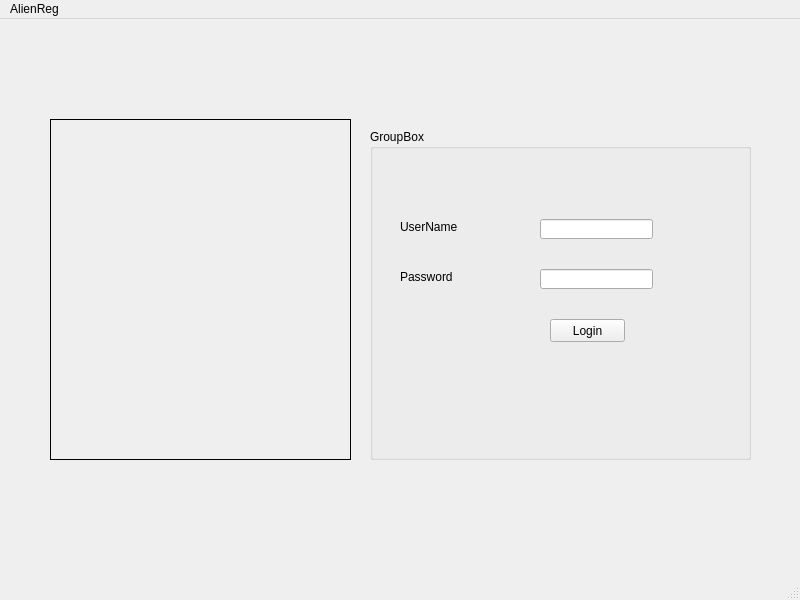
<?xml version="1.0" encoding="UTF-8"?>
<ui version="4.0">
 <class>MainWindow</class>
 <widget class="QMainWindow" name="MainWindow">
  <property name="geometry">
   <rect>
    <x>0</x>
    <y>0</y>
    <width>800</width>
    <height>600</height>
   </rect>
  </property>
  <property name="windowTitle">
   <string>MainWindow</string>
  </property>
  <widget class="QWidget" name="centralwidget">
   <widget class="QGroupBox" name="groupBox">
    <property name="geometry">
     <rect>
      <x>370</x>
      <y>110</y>
      <width>381</width>
      <height>331</height>
     </rect>
    </property>
    <property name="title">
     <string>GroupBox</string>
    </property>
    <widget class="QLabel" name="label">
     <property name="geometry">
      <rect>
       <x>30</x>
       <y>90</y>
       <width>81</width>
       <height>16</height>
      </rect>
     </property>
     <property name="text">
      <string>UserName</string>
     </property>
    </widget>
    <widget class="QLabel" name="label_2">
     <property name="geometry">
      <rect>
       <x>30</x>
       <y>140</y>
       <width>81</width>
       <height>16</height>
      </rect>
     </property>
     <property name="text">
      <string>Password</string>
     </property>
    </widget>
    <widget class="QPushButton" name="pblogin">
     <property name="geometry">
      <rect>
       <x>180</x>
       <y>190</y>
       <width>75</width>
       <height>23</height>
      </rect>
     </property>
     <property name="text">
      <string>Login</string>
     </property>
    </widget>
    <widget class="QLineEdit" name="txtpass">
     <property name="geometry">
      <rect>
       <x>170</x>
       <y>140</y>
       <width>113</width>
       <height>20</height>
      </rect>
     </property>
     <property name="echoMode">
      <enum>QLineEdit::Password</enum>
     </property>
    </widget>
    <widget class="QLineEdit" name="txtuser">
     <property name="geometry">
      <rect>
       <x>170</x>
       <y>90</y>
       <width>113</width>
       <height>20</height>
      </rect>
     </property>
    </widget>
   </widget>
   <widget class="QLabel" name="lblImage">
    <property name="geometry">
     <rect>
      <x>50</x>
      <y>100</y>
      <width>301</width>
      <height>341</height>
     </rect>
    </property>
    <property name="frameShape">
     <enum>QFrame::Panel</enum>
    </property>
    <property name="text">
     <string/>
    </property>
   </widget>
  </widget>
  <widget class="QMenuBar" name="menubar">
   <property name="geometry">
    <rect>
     <x>0</x>
     <y>0</y>
     <width>800</width>
     <height>21</height>
    </rect>
   </property>
   <widget class="QMenu" name="menuAlienReg">
    <property name="title">
     <string>AlienReg</string>
    </property>
   </widget>
   <addaction name="menuAlienReg"/>
  </widget>
  <widget class="QStatusBar" name="statusbar"/>
 </widget>
 <resources/>
 <connections/>
</ui>
